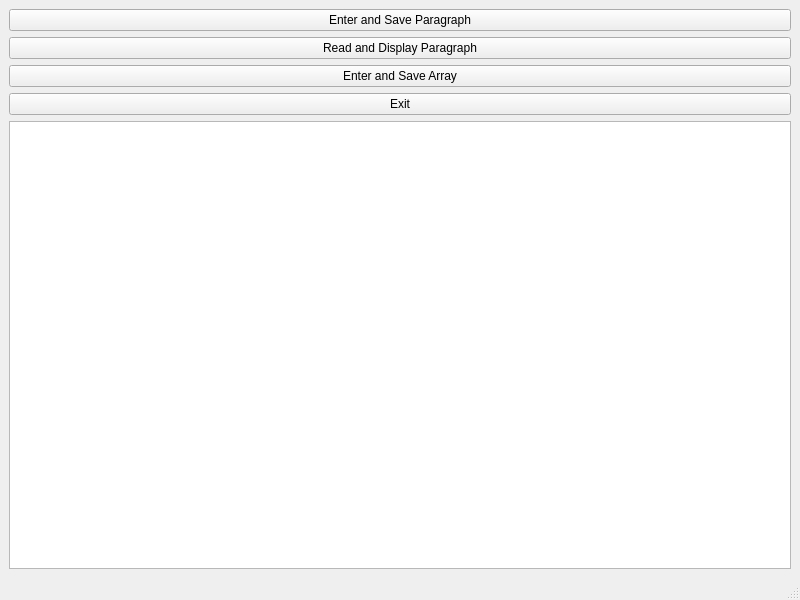
<?xml version="1.0" encoding="UTF-8"?>
<ui version="4.0">
 <class>MainWindow</class>
 <widget class="QMainWindow" name="MainWindow">
  <property name="geometry">
   <rect>
    <x>0</x>
    <y>0</y>
    <width>800</width>
    <height>600</height>
   </rect>
  </property>
  <property name="windowTitle">
   <string>Task 2 Menu</string>
  </property>
  <widget class="QWidget" name="centralwidget">
   <layout class="QVBoxLayout" name="verticalLayout">
    <item>
     <widget class="QPushButton" name="btnEnterParagraph">
      <property name="text">
       <string>Enter and Save Paragraph</string>
      </property>
     </widget>
    </item>
    <item>
     <widget class="QPushButton" name="btnReadParagraph">
      <property name="text">
       <string>Read and Display Paragraph</string>
      </property>
     </widget>
    </item>
    <item>
     <widget class="QPushButton" name="btnEnterArray">
      <property name="text">
       <string>Enter and Save Array</string>
      </property>
     </widget>
    </item>
    <item>
     <widget class="QPushButton" name="btnExit">
      <property name="text">
       <string>Exit</string>
      </property>
     </widget>
    </item>
    <item>
     <widget class="QTextEdit" name="textEditOutput">
      <property name="readOnly">
       <bool>true</bool>
      </property>
      <property name="minimumHeight">
       <number>200</number>
      </property>
     </widget>
    </item>
   </layout>
  </widget>
  <widget class="QMenuBar" name="menubar">
   <property name="geometry">
    <rect>
     <x>0</x>
     <y>0</y>
     <width>800</width>
     <height>20</height>
    </rect>
   </property>
  </widget>
  <widget class="QStatusBar" name="statusbar"/>
 </widget>
 <resources/>
 <connections/>
</ui>
